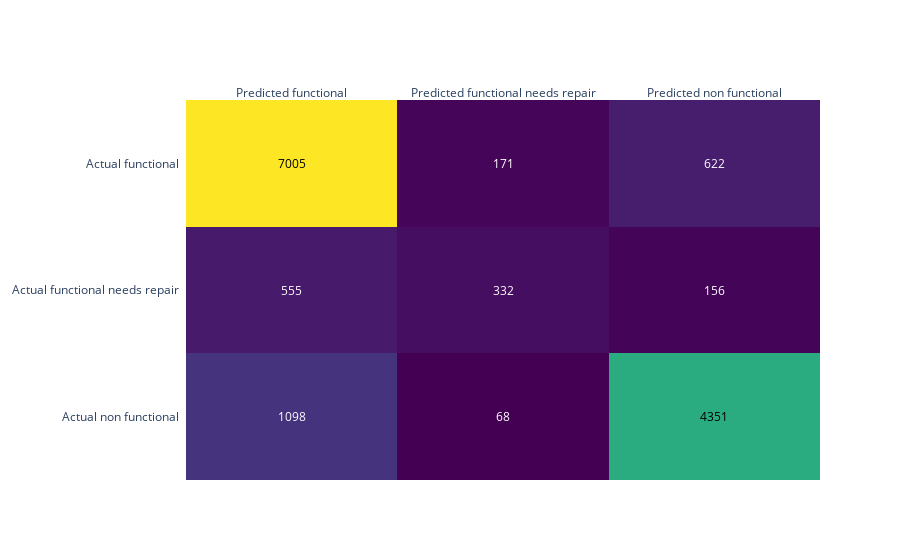

The code cell stored with this chart in its notebook:
### Code cell
# 3.2 Plot a heatmap with plotly
def plot_confusion_matrix(y_true, y_pred):
    labels = unique_labels(y_true)
    columns = [f'Predicted {label}' for label in labels]
    index = [f'Actual {label}' for label in labels]
    z = confusion_matrix(y_true, y_pred)
    fig = ff.create_annotated_heatmap(z, x=columns, y=index, colorscale="Viridis")
    fig.update_yaxes(autorange="reversed")    
    fig.show()

plot_confusion_matrix(y_val, y_pred)

### Figure 1 — Plotly figure (JSON) as saved in the notebook; plotly's stock layout.template omitted (floating-point values rounded to 4 significant figures)
{"data": [{"colorscale": [[0, "#440154"], [0.1111, "#482878"], [0.2222, "#3e4989"], [0.3333, "#31688e"], [0.4444, "#26828e"], [0.5556, "#1f9e89"], [0.6667, "#35b779"], [0.7778, "#6ece58"], [0.8889, "#b5de2b"], [1, "#fde725"]], "reversescale": false, "showscale": false, "type": "heatmap", "x": ["Predicted functional", "Predicted functional needs repair", "Predicted non functional"], "y": ["Actual functional", "Actual functional needs repair", "Actual non functional"], "z": [[7005, 171, 622], [555, 332, 156], [1098, 68, 4351]]}], "layout": {"annotations": [{"font": {"color": "#000000"}, "showarrow": false, "text": "7005", "x": "Predicted functional", "xref": "x", "y": "Actual functional", "yref": "y"}, {"font": {"color": "#FFFFFF"}, "showarrow": false, "text": "171", "x": "Predicted functional needs repair", "xref": "x", "y": "Actual functional", "yref": "y"}, {"font": {"color": "#FFFFFF"}, "showarrow": false, "text": "622", "x": "Predicted non functional", "xref": "x", "y": "Actual functional", "yref": "y"}, {"font": {"color": "#FFFFFF"}, "showarrow": false, "text": "555", "x": "Predicted functional", "xref": "x", "y": "Actual functional needs repair", "yref": "y"}, {"font": {"color": "#FFFFFF"}, "showarrow": false, "text": "332", "x": "Predicted functional needs repair", "xref": "x", "y": "Actual functional needs repair", "yref": "y"}, {"font": {"color": "#FFFFFF"}, "showarrow": false, "text": "156", "x": "Predicted non functional", "xref": "x", "y": "Actual functional needs repair", "yref": "y"}, {"font": {"color": "#FFFFFF"}, "showarrow": false, "text": "1098", "x": "Predicted functional", "xref": "x", "y": "Actual non functional", "yref": "y"}, {"font": {"color": "#FFFFFF"}, "showarrow": false, "text": "68", "x": "Predicted functional needs repair", "xref": "x", "y": "Actual non functional", "yref": "y"}, {"font": {"color": "#000000"}, "showarrow": false, "text": "4351", "x": "Predicted non functional", "xref": "x", "y": "Actual non functional", "yref": "y"}], "xaxis": {"dtick": 1, "gridcolor": "rgb(0, 0, 0)", "side": "top", "ticks": ""}, "yaxis": {"autorange": "reversed", "dtick": 1, "ticks": "", "ticksuffix": "  "}}}
